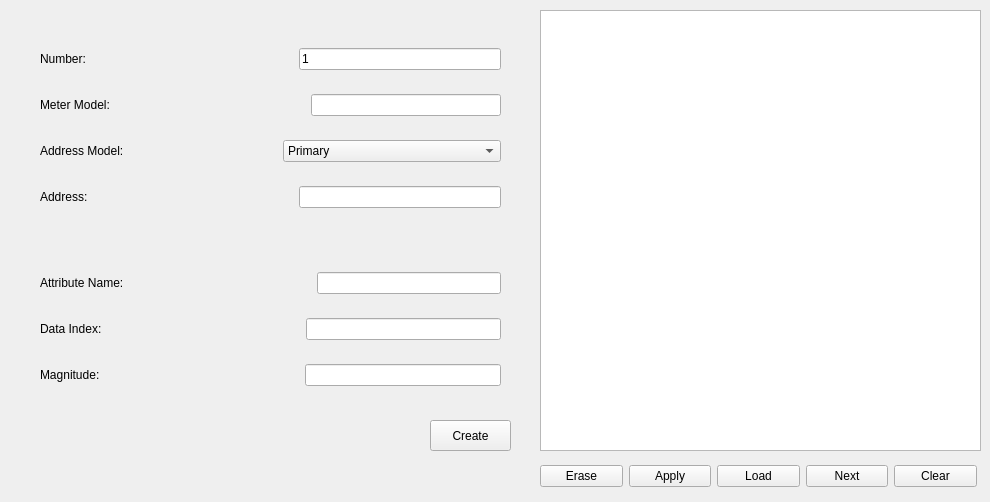
    <widget class="QWidget" name="tab_16">
     <attribute name="title">
      <string>Meter</string>
     </attribute>
     <widget class="QTableView" name="meterTableView">
      <property name="geometry">
       <rect>
        <x>540</x>
        <y>10</y>
        <width>441</width>
        <height>441</height>
       </rect>
      </property>
     </widget>
     <widget class="QPushButton" name="meterCreatePushButton">
      <property name="geometry">
       <rect>
        <x>430</x>
        <y>420</y>
        <width>81</width>
        <height>31</height>
       </rect>
      </property>
      <property name="text">
       <string>Create</string>
      </property>
     </widget>
     <widget class="QWidget" name="layoutWidget">
      <property name="geometry">
       <rect>
        <x>40</x>
        <y>30</y>
        <width>461</width>
        <height>381</height>
       </rect>
      </property>
      <layout class="QVBoxLayout" name="verticalLayout_3">
       <item>
        <layout class="QHBoxLayout" name="horizontalLayout_23">
         <item>
          <widget class="QLabel" name="label_159">
           <property name="text">
            <string>Number: </string>
           </property>
          </widget>
         </item>
         <item>
          <spacer name="horizontalSpacer_36">
           <property name="orientation">
            <enum>Qt::Horizontal</enum>
           </property>
           <property name="sizeHint" stdset="0">
            <size>
             <width>40</width>
             <height>20</height>
            </size>
           </property>
          </spacer>
         </item>
         <item>
          <widget class="QLineEdit" name="meterNumberLineEdit">
           <property name="text">
            <string>1</string>
           </property>
          </widget>
         </item>
        </layout>
       </item>
       <item>
        <layout class="QHBoxLayout" name="horizontalLayout_16">
         <item>
          <widget class="QLabel" name="label_125">
           <property name="text">
            <string>Meter Model: </string>
           </property>
          </widget>
         </item>
         <item>
          <spacer name="horizontalSpacer_30">
           <property name="orientation">
            <enum>Qt::Horizontal</enum>
           </property>
           <property name="sizeHint" stdset="0">
            <size>
             <width>40</width>
             <height>20</height>
            </size>
           </property>
          </spacer>
         </item>
         <item>
          <widget class="QLineEdit" name="meterModelLineEdit"/>
         </item>
        </layout>
       </item>
       <item>
        <layout class="QHBoxLayout" name="horizontalLayout_18">
         <item>
          <widget class="QLabel" name="label_155">
           <property name="text">
            <string>Address Model: </string>
           </property>
          </widget>
         </item>
         <item>
          <spacer name="horizontalSpacer_32">
           <property name="orientation">
            <enum>Qt::Horizontal</enum>
           </property>
           <property name="sizeHint" stdset="0">
            <size>
             <width>40</width>
             <height>20</height>
            </size>
           </property>
          </spacer>
         </item>
         <item>
          <widget class="QComboBox" name="meterAddressModelComboBox">
           <property name="minimumSize">
            <size>
             <width>218</width>
             <height>0</height>
            </size>
           </property>
           <item>
            <property name="text">
             <string>Primary</string>
            </property>
           </item>
           <item>
            <property name="text">
             <string>Secondary</string>
            </property>
           </item>
          </widget>
         </item>
        </layout>
       </item>
       <item>
        <layout class="QHBoxLayout" name="horizontalLayout_17">
         <item>
          <widget class="QLabel" name="label_135">
           <property name="text">
            <string>Address: </string>
           </property>
          </widget>
         </item>
         <item>
          <spacer name="horizontalSpacer_31">
           <property name="orientation">
            <enum>Qt::Horizontal</enum>
           </property>
           <property name="sizeHint" stdset="0">
            <size>
             <width>40</width>
             <height>20</height>
            </size>
           </property>
          </spacer>
         </item>
         <item>
          <widget class="QLineEdit" name="meterAddressLineEdit"/>
         </item>
        </layout>
       </item>
       <item>
        <spacer name="verticalSpacer_4">
         <property name="orientation">
          <enum>Qt::Vertical</enum>
         </property>
         <property name="sizeType">
          <enum>QSizePolicy::Fixed</enum>
         </property>
         <property name="sizeHint" stdset="0">
          <size>
           <width>20</width>
           <height>40</height>
          </size>
         </property>
        </spacer>
       </item>
       <item>
        <layout class="QHBoxLayout" name="horizontalLayout_19">
         <item>
          <widget class="QLabel" name="label_156">
           <property name="text">
            <string>Attribute Name: </string>
           </property>
          </widget>
         </item>
         <item>
          <spacer name="horizontalSpacer_33">
           <property name="orientation">
            <enum>Qt::Horizontal</enum>
           </property>
           <property name="sizeHint" stdset="0">
            <size>
             <width>40</width>
             <height>20</height>
            </size>
           </property>
          </spacer>
         </item>
         <item>
          <widget class="QLineEdit" name="meterAttributeNameLineEdit"/>
         </item>
        </layout>
       </item>
       <item>
        <layout class="QHBoxLayout" name="horizontalLayout_20">
         <item>
          <widget class="QLabel" name="label_157">
           <property name="text">
            <string>Data Index: </string>
           </property>
          </widget>
         </item>
         <item>
          <spacer name="horizontalSpacer_34">
           <property name="orientation">
            <enum>Qt::Horizontal</enum>
           </property>
           <property name="sizeHint" stdset="0">
            <size>
             <width>40</width>
             <height>20</height>
            </size>
           </property>
          </spacer>
         </item>
         <item>
          <widget class="QLineEdit" name="meterDataIndexLineEdit"/>
         </item>
        </layout>
       </item>
       <item>
        <layout class="QHBoxLayout" name="horizontalLayout_21">
         <item>
          <widget class="QLabel" name="label_158">
           <property name="text">
            <string>Magnitude: </string>
           </property>
          </widget>
         </item>
         <item>
          <spacer name="horizontalSpacer_35">
           <property name="orientation">
            <enum>Qt::Horizontal</enum>
           </property>
           <property name="sizeHint" stdset="0">
            <size>
             <width>40</width>
             <height>20</height>
            </size>
           </property>
          </spacer>
         </item>
         <item>
          <widget class="QLineEdit" name="meterMagnitudeLineEdit"/>
         </item>
        </layout>
       </item>
      </layout>
     </widget>
     <widget class="QWidget" name="layoutWidget">
      <property name="geometry">
       <rect>
        <x>540</x>
        <y>460</y>
        <width>437</width>
        <height>33</height>
       </rect>
      </property>
      <layout class="QHBoxLayout" name="horizontalLayout_22">
       <item>
        <widget class="QPushButton" name="meterErasePushButton">
         <property name="text">
          <string>Erase</string>
         </property>
        </widget>
       </item>
       <item>
        <widget class="QPushButton" name="meterApplyPushButton">
         <property name="text">
          <string>Apply</string>
         </property>
        </widget>
       </item>
       <item>
        <widget class="QPushButton" name="meterLoadPushButton">
         <property name="text">
          <string>Load</string>
         </property>
        </widget>
       </item>
       <item>
        <widget class="QPushButton" name="meterNextPushButton">
         <property name="text">
          <string>Next</string>
         </property>
        </widget>
       </item>
       <item>
        <widget class="QPushButton" name="meterClearPushButton">
         <property name="text">
          <string>Clear</string>
         </property>
        </widget>
       </item>
      </layout>
     </widget>
    </widget>
